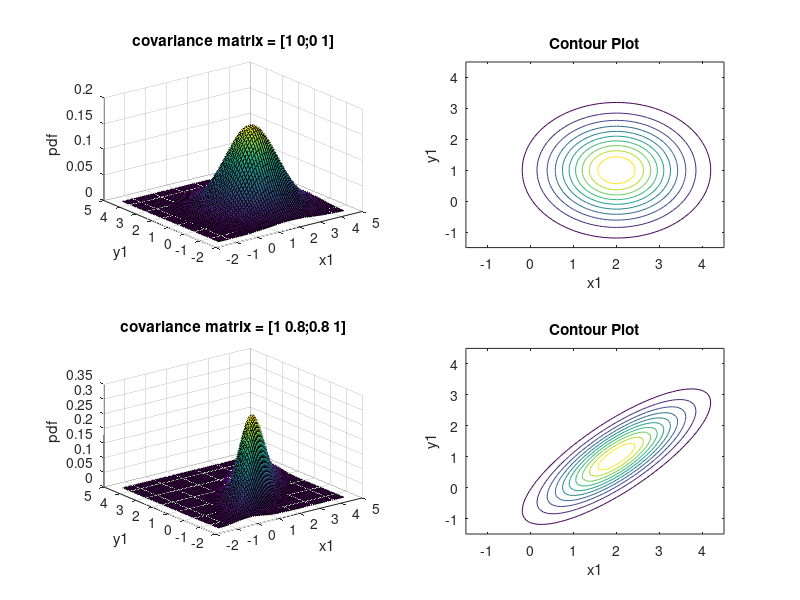

The MATLAB script that drew this image:
%% EE798L: Machine Learning for Wireless Communications
% MATLAB Assignment-1: Linear modelling - least squares and maximum likelihood approach
% NAME: S.Srikanth Reddy; Roll No: 22104092
%Question 4

clear all;
clc;

u1=[2 1]; %mean vector1
cov_mtx1 = eye(2); %covariance matrix1

u2=u1; %mean vector2
cov_mtx2 = [1 0.8;0.8 1]; %covariance matrix2

x1=[-1.5:0.1:4.5]; %first parameter
y1=[-1.5:0.1:4.5]; %second paramter
%2-D combinations below
[X1,Y1]=meshgrid(x1,y1);
W = [X1(:) Y1(:)];

%finding Multivariate Gaussian
prob1 = mvnpdf(W,u1,cov_mtx1); 
prob1 = reshape(prob1,length(y1),length(x1));

subplot(2,2,1)
surf(x1,y1,prob1)
xlabel('x1')
ylabel('y1')
zlabel('pdf')
title('covariance matrix = [1 0;0 1]')
subplot(2,2,2)
contour(x1,y1,prob1)
xlabel('x1')
ylabel('y1')
title('Contour Plot')

%finding Multivariate Gaussian
prob2 = mvnpdf(W,u2,cov_mtx2);
prob2 = reshape(prob2,length(y1),length(x1));

subplot(2,2,3)
surf(x1,y1,prob2)
xlabel('x1')
ylabel('y1')
zlabel('pdf')
title('covariance matrix = [1 0.8;0.8 1]')
subplot(2,2,4)
contour(x1,y1,prob2)
xlabel('x1')
ylabel('y1')
title('Contour Plot')